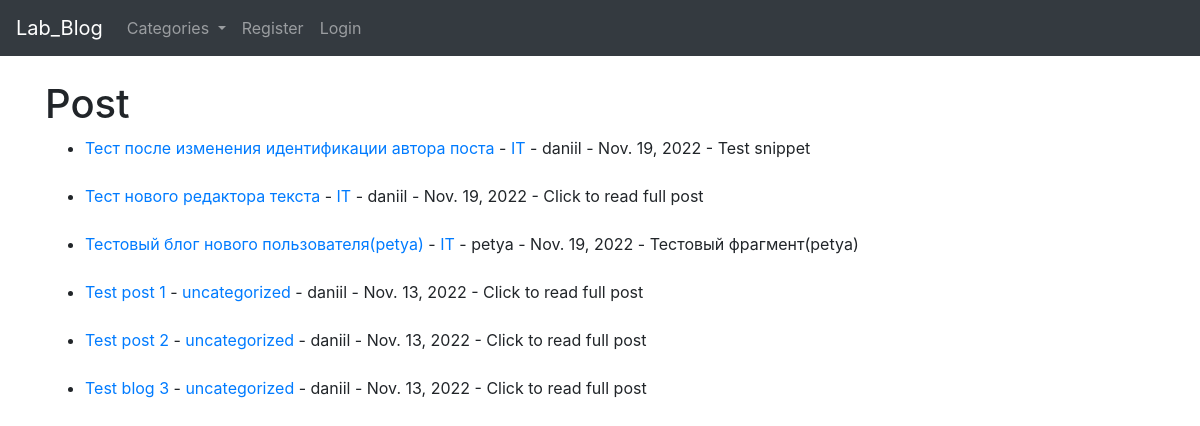
The app's page /, older data.
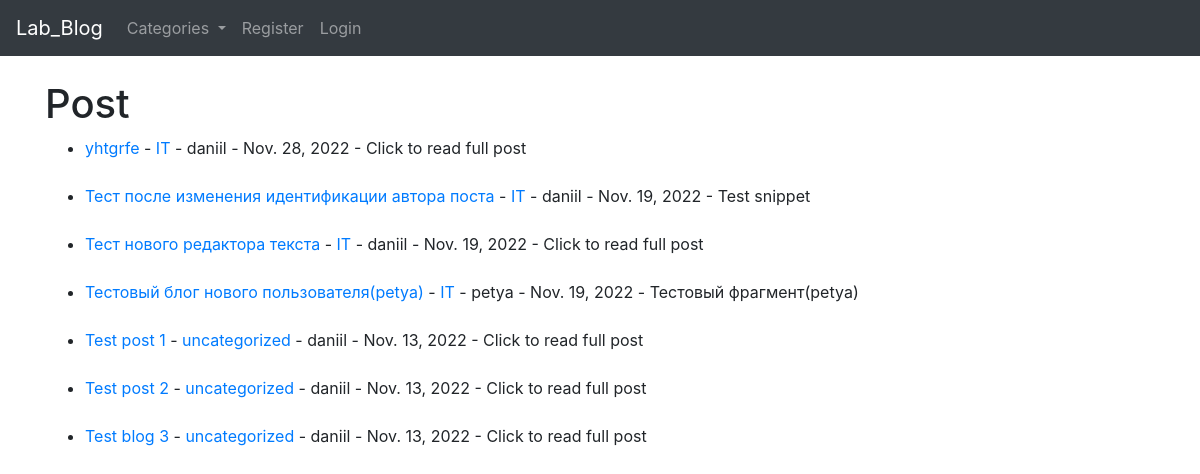
The same page, newer data.
### the_blog/models.py (models this page shows, shortened)
class Post(models.Model):
    title = models.CharField(max_length = 255)
    title_tag = models.CharField(max_length = 255)
    author = models.ForeignKey(User, on_delete = models.CASCADE)
    body = RichTextField(blank = True, null = True)
    image = models.ImageField(null = True, blank = True, upload_to = 'images/')
    post_date = models.DateField(auto_now_add = True)
    category = models.CharField(max_length = 255, default = 'uncategorized')
    snippet = models.CharField(max_length = 255, default = 'Click to read full post')
    likes = models.ManyToManyField(User, related_name = 'blog_posts')

### the_blog/views.py (the view)
# urls.py: path('', HomeView.as_view(), name = "home"),
class HomeView(ListView):
    model = Post
    template_name = "home.html"
    ordering = ['-post_date']
    def get_context_data(self, *args, **kwargs):
        categ_menu = Category.objects.all()
        context = super(HomeView, self).get_context_data(*args, **kwargs)
        context["categ_menu"] = categ_menu
        return context

### the_blog/models.py (called while the page is built)
    def __str__(self):
        return self.name

### the_blog/templates/home.html (shortened to what this page needs)
{% extends 'base.html' %}
{% block content %}
<h1>
    Post
</h1>
<ul>
{% for post in object_list %}
<li><a href = "{% url 'article-detail' post.pk %}">{{ post.title }}</a> -
    <a href = "{% url 'category' post.category %}">{{ post.category }}</a> - {{ post.author }} - {{ post.post_date }} -
    {{ post.snippet }}
</li>
<br/>
{% endfor %}
</ul>
{% endblock %}

Row changes from the older to the newer data that the page shows:
added Post: title "yhtgrfe", category "IT", author "daniil", post_date "Nov. 28, 2022", snippet "Click to read full post"
